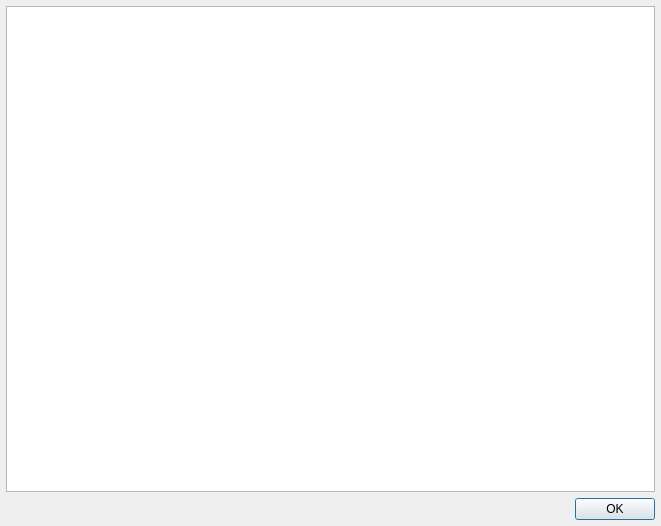
<?xml version="1.0" encoding="UTF-8"?>
<ui version="4.0">
 <class>AboutEngineDialog</class>
 <widget class="QDialog" name="AboutEngineDialog">
  <property name="geometry">
   <rect>
    <x>0</x>
    <y>0</y>
    <width>661</width>
    <height>526</height>
   </rect>
  </property>
  <property name="windowTitle">
   <string>Dialog</string>
  </property>
  <layout class="QVBoxLayout" name="verticalLayout">
   <property name="leftMargin">
    <number>6</number>
   </property>
   <property name="topMargin">
    <number>6</number>
   </property>
   <property name="rightMargin">
    <number>6</number>
   </property>
   <property name="bottomMargin">
    <number>6</number>
   </property>
   <item>
    <widget class="QTextBrowser" name="textBrowser"/>
   </item>
   <item>
    <layout class="QHBoxLayout" name="horizontalLayout">
     <item>
      <spacer name="horizontalSpacer">
       <property name="orientation">
        <enum>Qt::Horizontal</enum>
       </property>
       <property name="sizeHint" stdset="0">
        <size>
         <width>40</width>
         <height>20</height>
        </size>
       </property>
      </spacer>
     </item>
     <item>
      <widget class="QPushButton" name="buttonOk">
       <property name="text">
        <string>OK</string>
       </property>
      </widget>
     </item>
    </layout>
   </item>
  </layout>
 </widget>
 <resources/>
 <connections/>
</ui>
